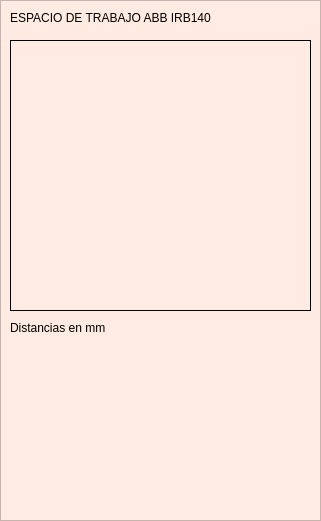
       <widget class="QFrame" name="frame_12">
        <property name="geometry">
         <rect>
          <x>890</x>
          <y>0</y>
          <width>321</width>
          <height>521</height>
         </rect>
        </property>
        <property name="palette">
         <palette>
          <active>
           <colorrole role="WindowText">
            <brush brushstyle="SolidPattern">
             <color alpha="255">
              <red>0</red>
              <green>0</green>
              <blue>0</blue>
             </color>
            </brush>
           </colorrole>
           <colorrole role="Button">
            <brush brushstyle="SolidPattern">
             <color alpha="255">
              <red>255</red>
              <green>235</green>
              <blue>225</blue>
             </color>
            </brush>
           </colorrole>
           <colorrole role="Light">
            <brush brushstyle="SolidPattern">
             <color alpha="255">
              <red>255</red>
              <green>255</green>
              <blue>255</blue>
             </color>
            </brush>
           </colorrole>
           <colorrole role="Midlight">
            <brush brushstyle="SolidPattern">
             <color alpha="255">
              <red>255</red>
              <green>245</green>
              <blue>240</blue>
             </color>
            </brush>
           </colorrole>
           <colorrole role="Dark">
            <brush brushstyle="SolidPattern">
             <color alpha="255">
              <red>127</red>
              <green>117</green>
              <blue>112</blue>
             </color>
            </brush>
           </colorrole>
           <colorrole role="Mid">
            <brush brushstyle="SolidPattern">
             <color alpha="255">
              <red>170</red>
              <green>157</green>
              <blue>150</blue>
             </color>
            </brush>
           </colorrole>
           <colorrole role="Text">
            <brush brushstyle="SolidPattern">
             <color alpha="255">
              <red>0</red>
              <green>0</green>
              <blue>0</blue>
             </color>
            </brush>
           </colorrole>
           <colorrole role="BrightText">
            <brush brushstyle="SolidPattern">
             <color alpha="255">
              <red>255</red>
              <green>255</green>
              <blue>255</blue>
             </color>
            </brush>
           </colorrole>
           <colorrole role="ButtonText">
            <brush brushstyle="SolidPattern">
             <color alpha="255">
              <red>0</red>
              <green>0</green>
              <blue>0</blue>
             </color>
            </brush>
           </colorrole>
           <colorrole role="Base">
            <brush brushstyle="SolidPattern">
             <color alpha="255">
              <red>255</red>
              <green>255</green>
              <blue>255</blue>
             </color>
            </brush>
           </colorrole>
           <colorrole role="Window">
            <brush brushstyle="SolidPattern">
             <color alpha="255">
              <red>255</red>
              <green>235</green>
              <blue>225</blue>
             </color>
            </brush>
           </colorrole>
           <colorrole role="Shadow">
            <brush brushstyle="SolidPattern">
             <color alpha="255">
              <red>0</red>
              <green>0</green>
              <blue>0</blue>
             </color>
            </brush>
           </colorrole>
           <colorrole role="AlternateBase">
            <brush brushstyle="SolidPattern">
             <color alpha="255">
              <red>255</red>
              <green>245</green>
              <blue>240</blue>
             </color>
            </brush>
           </colorrole>
           <colorrole role="ToolTipBase">
            <brush brushstyle="SolidPattern">
             <color alpha="255">
              <red>255</red>
              <green>255</green>
              <blue>220</blue>
             </color>
            </brush>
           </colorrole>
           <colorrole role="ToolTipText">
            <brush brushstyle="SolidPattern">
             <color alpha="255">
              <red>0</red>
              <green>0</green>
              <blue>0</blue>
             </color>
            </brush>
           </colorrole>
          </active>
          <inactive>
           <colorrole role="WindowText">
            <brush brushstyle="SolidPattern">
             <color alpha="255">
              <red>0</red>
              <green>0</green>
              <blue>0</blue>
             </color>
            </brush>
           </colorrole>
           <colorrole role="Button">
            <brush brushstyle="SolidPattern">
             <color alpha="255">
              <red>255</red>
              <green>235</green>
              <blue>225</blue>
             </color>
            </brush>
           </colorrole>
           <colorrole role="Light">
            <brush brushstyle="SolidPattern">
             <color alpha="255">
              <red>255</red>
              <green>255</green>
              <blue>255</blue>
             </color>
            </brush>
           </colorrole>
           <colorrole role="Midlight">
            <brush brushstyle="SolidPattern">
             <color alpha="255">
              <red>255</red>
              <green>245</green>
              <blue>240</blue>
             </color>
            </brush>
           </colorrole>
           <colorrole role="Dark">
            <brush brushstyle="SolidPattern">
             <color alpha="255">
              <red>127</red>
              <green>117</green>
              <blue>112</blue>
             </color>
            </brush>
           </colorrole>
           <colorrole role="Mid">
            <brush brushstyle="SolidPattern">
             <color alpha="255">
              <red>170</red>
              <green>157</green>
              <blue>150</blue>
             </color>
            </brush>
           </colorrole>
           <colorrole role="Text">
            <brush brushstyle="SolidPattern">
             <color alpha="255">
              <red>0</red>
              <green>0</green>
              <blue>0</blue>
             </color>
            </brush>
           </colorrole>
           <colorrole role="BrightText">
            <brush brushstyle="SolidPattern">
             <color alpha="255">
              <red>255</red>
              <green>255</green>
              <blue>255</blue>
             </color>
            </brush>
           </colorrole>
           <colorrole role="ButtonText">
            <brush brushstyle="SolidPattern">
             <color alpha="255">
              <red>0</red>
              <green>0</green>
              <blue>0</blue>
             </color>
            </brush>
           </colorrole>
           <colorrole role="Base">
            <brush brushstyle="SolidPattern">
             <color alpha="255">
              <red>255</red>
              <green>255</green>
              <blue>255</blue>
             </color>
            </brush>
           </colorrole>
           <colorrole role="Window">
            <brush brushstyle="SolidPattern">
             <color alpha="255">
              <red>255</red>
              <green>235</green>
              <blue>225</blue>
             </color>
            </brush>
           </colorrole>
           <colorrole role="Shadow">
            <brush brushstyle="SolidPattern">
             <color alpha="255">
              <red>0</red>
              <green>0</green>
              <blue>0</blue>
             </color>
            </brush>
           </colorrole>
           <colorrole role="AlternateBase">
            <brush brushstyle="SolidPattern">
             <color alpha="255">
              <red>255</red>
              <green>245</green>
              <blue>240</blue>
             </color>
            </brush>
           </colorrole>
           <colorrole role="ToolTipBase">
            <brush brushstyle="SolidPattern">
             <color alpha="255">
              <red>255</red>
              <green>255</green>
              <blue>220</blue>
             </color>
            </brush>
           </colorrole>
           <colorrole role="ToolTipText">
            <brush brushstyle="SolidPattern">
             <color alpha="255">
              <red>0</red>
              <green>0</green>
              <blue>0</blue>
             </color>
            </brush>
           </colorrole>
          </inactive>
          <disabled>
           <colorrole role="WindowText">
            <brush brushstyle="SolidPattern">
             <color alpha="255">
              <red>127</red>
              <green>117</green>
              <blue>112</blue>
             </color>
            </brush>
           </colorrole>
           <colorrole role="Button">
            <brush brushstyle="SolidPattern">
             <color alpha="255">
              <red>255</red>
              <green>235</green>
              <blue>225</blue>
             </color>
            </brush>
           </colorrole>
           <colorrole role="Light">
            <brush brushstyle="SolidPattern">
             <color alpha="255">
              <red>255</red>
              <green>255</green>
              <blue>255</blue>
             </color>
            </brush>
           </colorrole>
           <colorrole role="Midlight">
            <brush brushstyle="SolidPattern">
             <color alpha="255">
              <red>255</red>
              <green>245</green>
              <blue>240</blue>
             </color>
            </brush>
           </colorrole>
           <colorrole role="Dark">
            <brush brushstyle="SolidPattern">
             <color alpha="255">
              <red>127</red>
              <green>117</green>
              <blue>112</blue>
             </color>
            </brush>
           </colorrole>
           <colorrole role="Mid">
            <brush brushstyle="SolidPattern">
             <color alpha="255">
              <red>170</red>
              <green>157</green>
              <blue>150</blue>
             </color>
            </brush>
           </colorrole>
           <colorrole role="Text">
            <brush brushstyle="SolidPattern">
             <color alpha="255">
              <red>127</red>
              <green>117</green>
              <blue>112</blue>
             </color>
            </brush>
           </colorrole>
           <colorrole role="BrightText">
            <brush brushstyle="SolidPattern">
             <color alpha="255">
              <red>255</red>
              <green>255</green>
              <blue>255</blue>
             </color>
            </brush>
           </colorrole>
           <colorrole role="ButtonText">
            <brush brushstyle="SolidPattern">
             <color alpha="255">
              <red>127</red>
              <green>117</green>
              <blue>112</blue>
             </color>
            </brush>
           </colorrole>
           <colorrole role="Base">
            <brush brushstyle="SolidPattern">
             <color alpha="255">
              <red>255</red>
              <green>235</green>
              <blue>225</blue>
             </color>
            </brush>
           </colorrole>
           <colorrole role="Window">
            <brush brushstyle="SolidPattern">
             <color alpha="255">
              <red>255</red>
              <green>235</green>
              <blue>225</blue>
             </color>
            </brush>
           </colorrole>
           <colorrole role="Shadow">
            <brush brushstyle="SolidPattern">
             <color alpha="255">
              <red>0</red>
              <green>0</green>
              <blue>0</blue>
             </color>
            </brush>
           </colorrole>
           <colorrole role="AlternateBase">
            <brush brushstyle="SolidPattern">
             <color alpha="255">
              <red>255</red>
              <green>235</green>
              <blue>225</blue>
             </color>
            </brush>
           </colorrole>
           <colorrole role="ToolTipBase">
            <brush brushstyle="SolidPattern">
             <color alpha="255">
              <red>255</red>
              <green>255</green>
              <blue>220</blue>
             </color>
            </brush>
           </colorrole>
           <colorrole role="ToolTipText">
            <brush brushstyle="SolidPattern">
             <color alpha="255">
              <red>0</red>
              <green>0</green>
              <blue>0</blue>
             </color>
            </brush>
           </colorrole>
          </disabled>
         </palette>
        </property>
        <property name="autoFillBackground">
         <bool>true</bool>
        </property>
        <property name="frameShape">
         <enum>QFrame::StyledPanel</enum>
        </property>
        <property name="frameShadow">
         <enum>QFrame::Raised</enum>
        </property>
        <widget class="QLabel" name="label_162">
         <property name="geometry">
          <rect>
           <x>10</x>
           <y>10</y>
           <width>221</width>
           <height>16</height>
          </rect>
         </property>
         <property name="text">
          <string>ESPACIO DE TRABAJO ABB IRB140</string>
         </property>
        </widget>
        <widget class="QLabel" name="label_142">
         <property name="geometry">
          <rect>
           <x>10</x>
           <y>40</y>
           <width>301</width>
           <height>271</height>
          </rect>
         </property>
         <property name="frameShape">
          <enum>QFrame::Panel</enum>
         </property>
         <property name="text">
          <string/>
         </property>
         <property name="pixmap">
          <pixmap>../../../devel/lib/abbros/workspace abb.png</pixmap>
         </property>
         <property name="scaledContents">
          <bool>true</bool>
         </property>
        </widget>
        <widget class="QLabel" name="label_163">
         <property name="geometry">
          <rect>
           <x>10</x>
           <y>320</y>
           <width>221</width>
           <height>16</height>
          </rect>
         </property>
         <property name="text">
          <string>Distancias en mm</string>
         </property>
        </widget>
       </widget>
